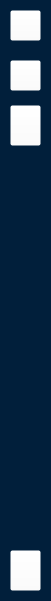
   <widget class="QWidget" name="leftMenu" native="true">
    <property name="geometry">
     <rect>
      <x>0</x>
      <y>0</y>
      <width>51</width>
      <height>601</height>
     </rect>
    </property>
    <property name="styleSheet">
     <string notr="true">background:#011f3b</string>
    </property>
    <widget class="QPushButton" name="first">
     <property name="geometry">
      <rect>
       <x>10</x>
       <y>10</y>
       <width>31</width>
       <height>31</height>
      </rect>
     </property>
     <property name="styleSheet">
      <string notr="true">background:rgba(255, 255, 255,0)</string>
     </property>
     <property name="text">
      <string/>
     </property>
     <property name="icon">
      <iconset>
       <normaloff>icons/home_normal.png</normaloff>icons/home_normal.png</iconset>
     </property>
     <property name="iconSize">
      <size>
       <width>32</width>
       <height>32</height>
      </size>
     </property>
    </widget>
    <widget class="QPushButton" name="third">
     <property name="geometry">
      <rect>
       <x>10</x>
       <y>105</y>
       <width>31</width>
       <height>41</height>
      </rect>
     </property>
     <property name="styleSheet">
      <string notr="true">background-color: rgba(255,255,255,0);

</string>
     </property>
     <property name="text">
      <string/>
     </property>
     <property name="icon">
      <iconset>
       <normaloff>icons/key_normal.png</normaloff>icons/key_normal.png</iconset>
     </property>
     <property name="iconSize">
      <size>
       <width>32</width>
       <height>32</height>
      </size>
     </property>
    </widget>
    <widget class="QPushButton" name="second">
     <property name="geometry">
      <rect>
       <x>10</x>
       <y>60</y>
       <width>31</width>
       <height>31</height>
      </rect>
     </property>
     <property name="styleSheet">
      <string notr="true">background:rgba(255, 255, 255,0)</string>
     </property>
     <property name="text">
      <string/>
     </property>
     <property name="icon">
      <iconset>
       <normaloff>icons/book_normal.png</normaloff>icons/book_normal.png</iconset>
     </property>
     <property name="iconSize">
      <size>
       <width>32</width>
       <height>32</height>
      </size>
     </property>
    </widget>
    <widget class="QPushButton" name="login_button">
     <property name="geometry">
      <rect>
       <x>10</x>
       <y>550</y>
       <width>31</width>
       <height>41</height>
      </rect>
     </property>
     <property name="styleSheet">
      <string notr="true">background-color: rgba(255,255,255,0);

</string>
     </property>
     <property name="text">
      <string/>
     </property>
     <property name="icon">
      <iconset>
       <normaloff>icons/user_normal.png</normaloff>icons/user_normal.png</iconset>
     </property>
     <property name="iconSize">
      <size>
       <width>32</width>
       <height>32</height>
      </size>
     </property>
    </widget>
    <zorder>third</zorder>
    <zorder>second</zorder>
    <zorder>first</zorder>
    <zorder>login_button</zorder>
   </widget>
